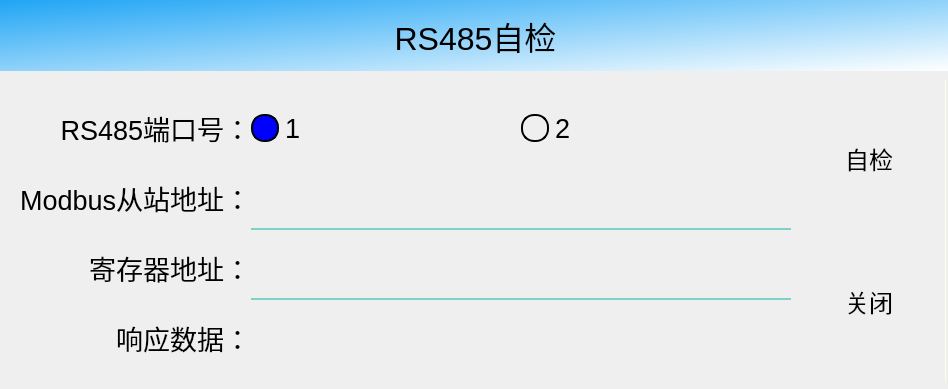
<?xml version="1.0" encoding="UTF-8"?>
<ui version="4.0">
 <class>DialogSetupRS485Detection</class>
 <widget class="QDialog" name="DialogSetupRS485Detection">
  <property name="geometry">
   <rect>
    <x>0</x>
    <y>0</y>
    <width>948</width>
    <height>389</height>
   </rect>
  </property>
  <property name="windowTitle">
   <string>Dialog</string>
  </property>
  <widget class="QLabel" name="label_3">
   <property name="geometry">
    <rect>
     <x>0</x>
     <y>0</y>
     <width>951</width>
     <height>71</height>
    </rect>
   </property>
   <property name="font">
    <font>
     <pointsize>24</pointsize>
    </font>
   </property>
   <property name="styleSheet">
    <string notr="true">color: black;
background-color:  qlineargradient(spread:pad, x1:0, y1:0, x2:1, y2:1, stop:0 #20A5F5, stop:1 #FFFFFF);</string>
   </property>
   <property name="text">
    <string>RS485自检</string>
   </property>
   <property name="alignment">
    <set>Qt::AlignCenter</set>
   </property>
  </widget>
  <widget class="QWidget" name="horizontalLayoutWidget">
   <property name="geometry">
    <rect>
     <x>0</x>
     <y>70</y>
     <width>951</width>
     <height>321</height>
    </rect>
   </property>
   <layout class="QHBoxLayout" name="hLayoutMain_2" stretch="1,0">
    <property name="spacing">
     <number>2</number>
    </property>
    <property name="leftMargin">
     <number>10</number>
    </property>
    <property name="topMargin">
     <number>10</number>
    </property>
    <property name="rightMargin">
     <number>5</number>
    </property>
    <property name="bottomMargin">
     <number>10</number>
    </property>
    <item>
     <layout class="QVBoxLayout" name="verticalLayout_3" stretch="0">
      <property name="spacing">
       <number>0</number>
      </property>
      <property name="leftMargin">
       <number>0</number>
      </property>
      <property name="topMargin">
       <number>0</number>
      </property>
      <property name="rightMargin">
       <number>0</number>
      </property>
      <property name="bottomMargin">
       <number>0</number>
      </property>
      <item>
       <widget class="QFrame" name="frameParaments_2">
        <property name="styleSheet">
         <string notr="true">background-color: transparent;color:white;</string>
        </property>
        <property name="frameShape">
         <enum>QFrame::NoFrame</enum>
        </property>
        <property name="frameShadow">
         <enum>QFrame::Raised</enum>
        </property>
        <widget class="QWidget" name="layoutWidget_4">
         <property name="geometry">
          <rect>
           <x>10</x>
           <y>10</y>
           <width>771</width>
           <height>288</height>
          </rect>
         </property>
         <layout class="QGridLayout" name="gridLayout_4" rowstretch="1,0,0,0,0" columnstretch="0,0,0,0">
          <property name="leftMargin">
           <number>0</number>
          </property>
          <property name="topMargin">
           <number>0</number>
          </property>
          <property name="rightMargin">
           <number>0</number>
          </property>
          <property name="bottomMargin">
           <number>0</number>
          </property>
          <property name="spacing">
           <number>0</number>
          </property>
          <item row="4" column="1">
           <layout class="QHBoxLayout" name="horizontalLayout_10">
            <property name="spacing">
             <number>0</number>
            </property>
           </layout>
          </item>
          <item row="3" column="3">
           <widget class="QLineEdit" name="dataReAddr">
            <property name="enabled">
             <bool>true</bool>
            </property>
            <property name="minimumSize">
             <size>
              <width>0</width>
              <height>64</height>
             </size>
            </property>
            <property name="maximumSize">
             <size>
              <width>16777215</width>
              <height>64</height>
             </size>
            </property>
            <property name="font">
             <font>
              <pointsize>20</pointsize>
             </font>
            </property>
            <property name="autoFillBackground">
             <bool>false</bool>
            </property>
            <property name="styleSheet">
             <string notr="true">background-color: transparent;
color:black;
border-width:0;
border-style:outset;
border-bottom:2px solid #80d0c7;</string>
            </property>
            <property name="text">
             <string/>
            </property>
            <property name="echoMode">
             <enum>QLineEdit::Normal</enum>
            </property>
            <property name="readOnly">
             <bool>false</bool>
            </property>
           </widget>
          </item>
          <item row="3" column="0">
           <widget class="QLabel" name="label_23">
            <property name="minimumSize">
             <size>
              <width>0</width>
              <height>64</height>
             </size>
            </property>
            <property name="font">
             <font>
              <pointsize>20</pointsize>
             </font>
            </property>
            <property name="styleSheet">
             <string notr="true">background-color: transparent;
color: black;</string>
            </property>
            <property name="text">
             <string>寄存器地址：</string>
            </property>
            <property name="alignment">
             <set>Qt::AlignRight|Qt::AlignTrailing|Qt::AlignVCenter</set>
            </property>
           </widget>
          </item>
          <item row="4" column="0">
           <widget class="QLabel" name="label_24">
            <property name="minimumSize">
             <size>
              <width>0</width>
              <height>64</height>
             </size>
            </property>
            <property name="font">
             <font>
              <pointsize>20</pointsize>
             </font>
            </property>
            <property name="styleSheet">
             <string notr="true">background-color: transparent;
color: black;</string>
            </property>
            <property name="text">
             <string>响应数据：</string>
            </property>
            <property name="alignment">
             <set>Qt::AlignRight|Qt::AlignTrailing|Qt::AlignVCenter</set>
            </property>
           </widget>
          </item>
          <item row="0" column="3">
           <layout class="QHBoxLayout" name="horizontalLayout_6">
            <property name="spacing">
             <number>0</number>
            </property>
            <item>
             <widget class="QRadioButton" name="rb485Port1">
              <property name="font">
               <font>
                <pointsize>20</pointsize>
               </font>
              </property>
              <property name="styleSheet">
               <string notr="true">QRadioButton::indicator {
      width: 24px;
      height: 24px;
      border-width:2px; 
}

QRadioButton::indicator::unchecked {   
      background-color:       transparent;
      border:                 2px solid black;
      border-radius:          13px !important; 
}

QRadioButton::indicator::checked {    
      background-color:      blue;
      border:                 2px solid black;
      border-radius:          13px !important; 
}
 
QRadioButton{
background-color: transparent;
color:black;
}</string>
              </property>
              <property name="text">
               <string>1</string>
              </property>
              <property name="checked">
               <bool>true</bool>
              </property>
             </widget>
            </item>
            <item>
             <widget class="QRadioButton" name="rb485Port2">
              <property name="font">
               <font>
                <pointsize>20</pointsize>
               </font>
              </property>
              <property name="styleSheet">
               <string notr="true">QRadioButton::indicator {
      width: 24px;
      height: 24px;
      border-width:2px; 
}

QRadioButton::indicator::unchecked {   
      background-color:       transparent;
      border:                 2px solid black;
      border-radius:          13px !important; 
}

QRadioButton::indicator::checked {    
      background-color:      blue;
      border:                 2px solid black;
      border-radius:          13px !important; 
}
 
QRadioButton{
background-color: transparent;
color:black;
}</string>
              </property>
              <property name="text">
               <string>2</string>
              </property>
             </widget>
            </item>
           </layout>
          </item>
          <item row="4" column="3">
           <layout class="QHBoxLayout" name="horizontalLayout_8">
            <property name="spacing">
             <number>0</number>
            </property>
            <item>
             <widget class="QLineEdit" name="dataReturn">
              <property name="enabled">
               <bool>true</bool>
              </property>
              <property name="minimumSize">
               <size>
                <width>0</width>
                <height>50</height>
               </size>
              </property>
              <property name="maximumSize">
               <size>
                <width>16777215</width>
                <height>64</height>
               </size>
              </property>
              <property name="font">
               <font>
                <pointsize>20</pointsize>
               </font>
              </property>
              <property name="autoFillBackground">
               <bool>false</bool>
              </property>
              <property name="styleSheet">
               <string notr="true">background-color: transparent;
color:black;
border-width:0;
border-style:outset;</string>
              </property>
              <property name="locale">
               <locale language="English" country="UnitedStates"/>
              </property>
              <property name="text">
               <string/>
              </property>
              <property name="echoMode">
               <enum>QLineEdit::Normal</enum>
              </property>
              <property name="readOnly">
               <bool>true</bool>
              </property>
             </widget>
            </item>
           </layout>
          </item>
          <item row="2" column="0">
           <widget class="QLabel" name="label_22">
            <property name="minimumSize">
             <size>
              <width>0</width>
              <height>64</height>
             </size>
            </property>
            <property name="font">
             <font>
              <pointsize>20</pointsize>
             </font>
            </property>
            <property name="styleSheet">
             <string notr="true">background-color: transparent;
color: black;</string>
            </property>
            <property name="text">
             <string>Modbus从站地址：</string>
            </property>
            <property name="alignment">
             <set>Qt::AlignRight|Qt::AlignTrailing|Qt::AlignVCenter</set>
            </property>
           </widget>
          </item>
          <item row="0" column="0">
           <widget class="QLabel" name="label_11">
            <property name="minimumSize">
             <size>
              <width>0</width>
              <height>64</height>
             </size>
            </property>
            <property name="font">
             <font>
              <pointsize>20</pointsize>
             </font>
            </property>
            <property name="styleSheet">
             <string notr="true">background-color: transparent;color:white;
color: black;</string>
            </property>
            <property name="text">
             <string>RS485端口号：</string>
            </property>
            <property name="alignment">
             <set>Qt::AlignRight|Qt::AlignTrailing|Qt::AlignVCenter</set>
            </property>
           </widget>
          </item>
          <item row="2" column="3">
           <layout class="QHBoxLayout" name="horizontalLayout_7">
            <property name="spacing">
             <number>0</number>
            </property>
            <item>
             <widget class="QLineEdit" name="dataSlAddr">
              <property name="enabled">
               <bool>true</bool>
              </property>
              <property name="minimumSize">
               <size>
                <width>0</width>
                <height>64</height>
               </size>
              </property>
              <property name="maximumSize">
               <size>
                <width>16777215</width>
                <height>64</height>
               </size>
              </property>
              <property name="font">
               <font>
                <pointsize>20</pointsize>
               </font>
              </property>
              <property name="autoFillBackground">
               <bool>false</bool>
              </property>
              <property name="styleSheet">
               <string notr="true">background-color: transparent;
color:black;
border-width:0;
border-style:outset;
border-bottom:2px solid #80d0c7;</string>
              </property>
              <property name="text">
               <string/>
              </property>
              <property name="echoMode">
               <enum>QLineEdit::Normal</enum>
              </property>
              <property name="readOnly">
               <bool>false</bool>
              </property>
             </widget>
            </item>
           </layout>
          </item>
         </layout>
        </widget>
        <widget class="QWidget" name="layoutWidget">
         <property name="geometry">
          <rect>
           <x>790</x>
           <y>0</y>
           <width>134</width>
           <height>301</height>
          </rect>
         </property>
         <layout class="QVBoxLayout" name="verticalLayout_4">
          <property name="spacing">
           <number>20</number>
          </property>
          <property name="leftMargin">
           <number>5</number>
          </property>
          <property name="rightMargin">
           <number>0</number>
          </property>
          <item>
           <widget class="QToolButton" name="btnCheck">
            <property name="minimumSize">
             <size>
              <width>128</width>
              <height>90</height>
             </size>
            </property>
            <property name="font">
             <font>
              <pointsize>18</pointsize>
             </font>
            </property>
            <property name="focusPolicy">
             <enum>Qt::NoFocus</enum>
            </property>
            <property name="styleSheet">
             <string notr="true">background: rgba(255,255,255,0);
color: black;</string>
            </property>
            <property name="text">
             <string>自检</string>
            </property>
            <property name="icon">
             <iconset resource="Images.qrc">
              <normaloff>:/Images/485check.png</normaloff>:/Images/485check.png</iconset>
            </property>
            <property name="iconSize">
             <size>
              <width>64</width>
              <height>64</height>
             </size>
            </property>
            <property name="toolButtonStyle">
             <enum>Qt::ToolButtonTextUnderIcon</enum>
            </property>
            <property name="autoRaise">
             <bool>true</bool>
            </property>
           </widget>
          </item>
          <item>
           <widget class="QToolButton" name="btnClose">
            <property name="minimumSize">
             <size>
              <width>128</width>
              <height>90</height>
             </size>
            </property>
            <property name="font">
             <font>
              <pointsize>18</pointsize>
             </font>
            </property>
            <property name="focusPolicy">
             <enum>Qt::NoFocus</enum>
            </property>
            <property name="styleSheet">
             <string notr="true">background: rgba(255,255,255,0);
color: black;</string>
            </property>
            <property name="text">
             <string>关闭</string>
            </property>
            <property name="icon">
             <iconset resource="Images.qrc">
              <normaloff>:/Images/Out1.png</normaloff>:/Images/Out1.png</iconset>
            </property>
            <property name="iconSize">
             <size>
              <width>64</width>
              <height>64</height>
             </size>
            </property>
            <property name="toolButtonStyle">
             <enum>Qt::ToolButtonTextUnderIcon</enum>
            </property>
            <property name="autoRaise">
             <bool>true</bool>
            </property>
           </widget>
          </item>
         </layout>
        </widget>
       </widget>
      </item>
     </layout>
    </item>
    <item>
     <widget class="QFrame" name="frame_7">
      <property name="minimumSize">
       <size>
        <width>1</width>
        <height>0</height>
       </size>
      </property>
      <property name="maximumSize">
       <size>
        <width>1</width>
        <height>16777215</height>
       </size>
      </property>
      <property name="styleSheet">
       <string notr="true">background-color: #fffde4;
color:white;</string>
      </property>
      <property name="frameShape">
       <enum>QFrame::NoFrame</enum>
      </property>
      <property name="frameShadow">
       <enum>QFrame::Raised</enum>
      </property>
     </widget>
    </item>
   </layout>
  </widget>
 </widget>
 <resources>
  <include location="Images.qrc"/>
 </resources>
 <connections/>
</ui>
